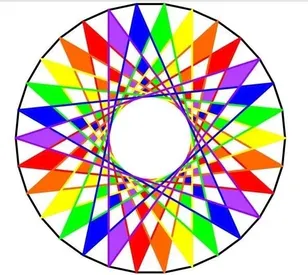
#> input picture Friday 08:30 - 10:30/E22CSEU1069_Adv_Cv_Labs/LAB_6/image.webp, 308 x 275 px, shrunk from 592 x 528 before the run, given in place of image1.jpg, which was not available
$ jupyter execute --allow-errors CSET_340_lab9_1.ipynb   (Python 2 division)   (text cells are left out)
#> lines starting #> are read from the running program, lines starting #| are printed output that depends on the picture; after the words box and inside, x2 and y2 are one past the last pixel; in counts of white or black regions, pixels touching at a corner belong together; pictures that were not available may be replaced by others from this repository, and a replacement may not be noted
[cell 1]
import cv2
import numpy as np
import random
from matplotlib import pyplot as plt
from google.colab.patches import cv2_imshow

[cell 2]
img = cv2.imread('/content/image1.jpg')
#> img is the input picture: shape (275, 308, 3); mean B, G, R 185.9, 194.8, 208.8
img_with_anomaly = img.copy()
mask = np.zeros(img.shape[:2], dtype=np.uint8)

height, width = img.shape[:2]
#> height = 275; width = 308

# Draw random anomalies (white lines or circles)
for _ in range(10):
    x1, y1 = random.randint(0, width), random.randint(0, height)
    x2, y2 = random.randint(0, width), random.randint(0, height)
    color = (255, 255, 255)
    thickness = random.randint(10, 30)

    # 50% chance to draw line or circle
    if random.random() < 0.5:
        cv2.line(img_with_anomaly, (x1, y1), (x2, y2), color, thickness)
        cv2.line(mask, (x1, y1), (x2, y2), 255, thickness)
    else:
        radius = random.randint(10, 30)
        cv2.circle(img_with_anomaly, (x1, y1), radius, color, -1)
        cv2.circle(mask, (x1, y1), radius, 255, -1)
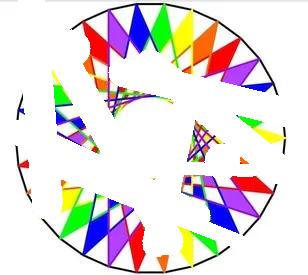
#> img_with_anomaly: shape (275, 308, 3); mean B, G, R 224.1, 223.6, 230.9
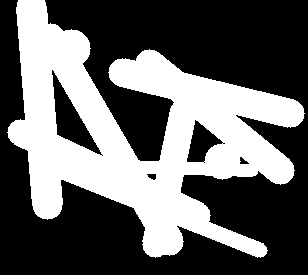
#> mask: shape (275, 308); 38.9% white; 1 white region, box (x1, y1, x2, y2) and area: (7, 0, 305, 258) 32962

inpainted = cv2.inpaint(img_with_anomaly, mask, 3, cv2.INPAINT_NS)
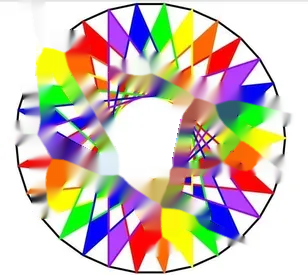
#> inpainted: shape (275, 308, 3); mean B, G, R 183.6, 194.6, 207.3

img_rgb = cv2.cvtColor(img, cv2.COLOR_BGR2RGB)
anomaly_rgb = cv2.cvtColor(img_with_anomaly, cv2.COLOR_BGR2RGB)
inpainted_rgb = cv2.cvtColor(inpainted, cv2.COLOR_BGR2RGB)
mask_rgb = cv2.cvtColor(mask, cv2.COLOR_GRAY2RGB)

plt.figure(figsize=(16, 6))
plt.subplot(1, 4, 1)
plt.imshow(img_rgb)
plt.title("Original")
plt.axis("off")

plt.subplot(1, 4, 2)
plt.imshow(anomaly_rgb)
plt.title("With Anomalies")
plt.axis("off")

plt.subplot(1, 4, 3)
plt.imshow(mask_rgb)
plt.title("Mask")
plt.axis("off")

plt.subplot(1, 4, 4)
plt.imshow(inpainted_rgb)
plt.title("Inpainted")
plt.axis("off")

plt.tight_layout()
plt.show()
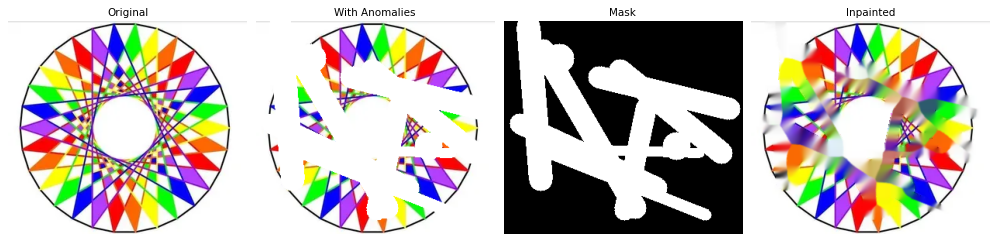
#> figure drawn by matplotlib, 4 panels

[cell 3]
damaged_img = cv2.imread(filename=r"cat_damaged.png")
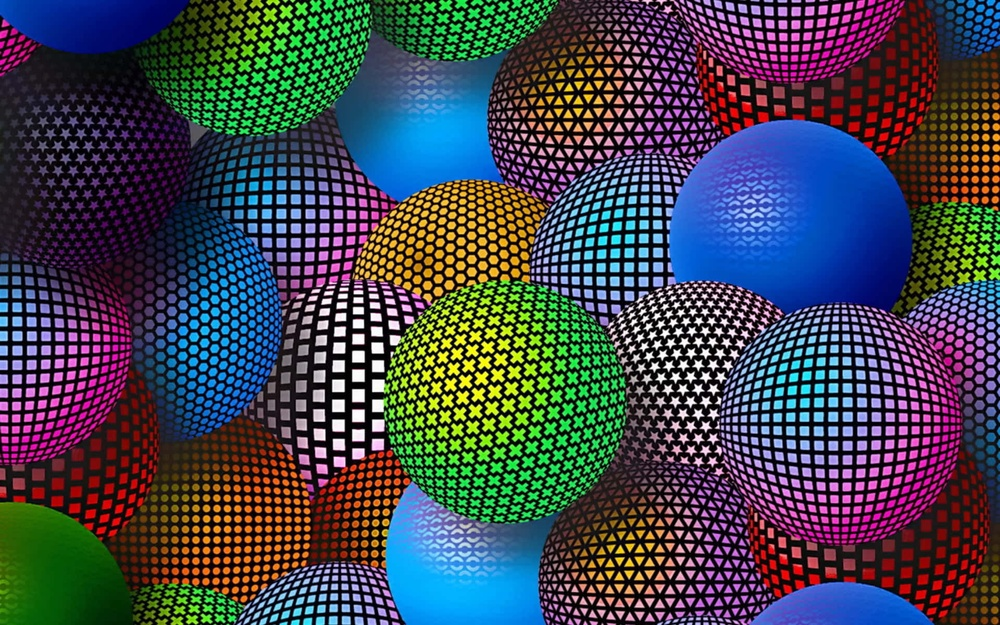
#> input picture Friday 08:30 - 10:30/E22CSEU1069_Adv_Cv_Labs/LAB_6/image2.jpg, 1000 x 625 px, shrunk from 1920 x 1200 before the run, given in place of cat_damaged.png, which was not available
#> damaged_img is the input picture: shape (625, 1000, 3); mean B, G, R 78.7, 68.3, 64.4

# Get the shape of the image
height, width = damaged_img.shape[0], damaged_img.shape[1]
#> height = 625; width = 1000

# Converting all pixels greater than zero to black while black becomes white
for i in range(height):
    for j in range(width):
        if damaged_img[i, j].sum() > 0:
            damaged_img[i, j] = 0
        else:
            damaged_img[i, j] = [255, 255, 255]
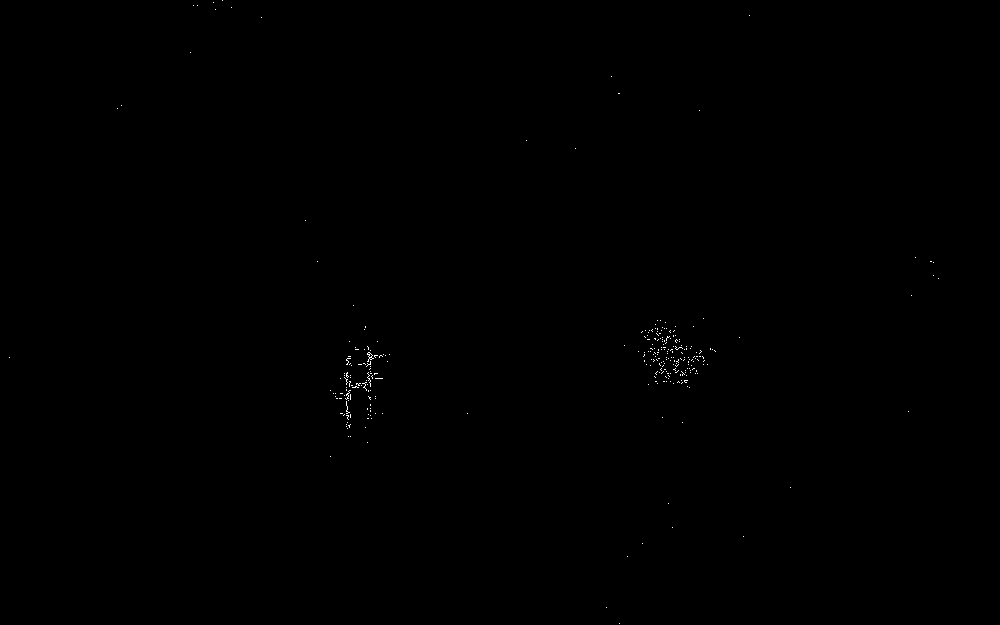
#> damaged_img: shape (625, 1000, 3); 0.1% white in thin lines or dots

# Save the mask
mask = damaged_img
cv2.imwrite('mask.jpg', mask)

# Load the original image and mask
img = cv2.imread('cat_damaged.png')
mask = cv2.imread('/content/mask.jpg', 0)
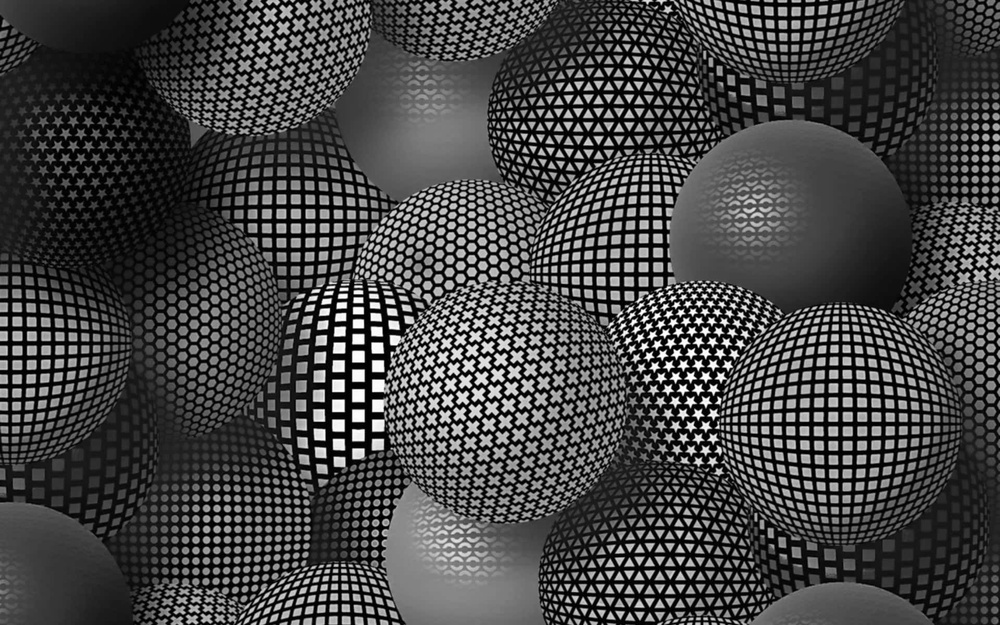
#> mask: shape (625, 1000); min 0, max 255, mean 67.9

# Inpaint
dst = cv2.inpaint(img, mask, 3, cv2.INPAINT_NS)
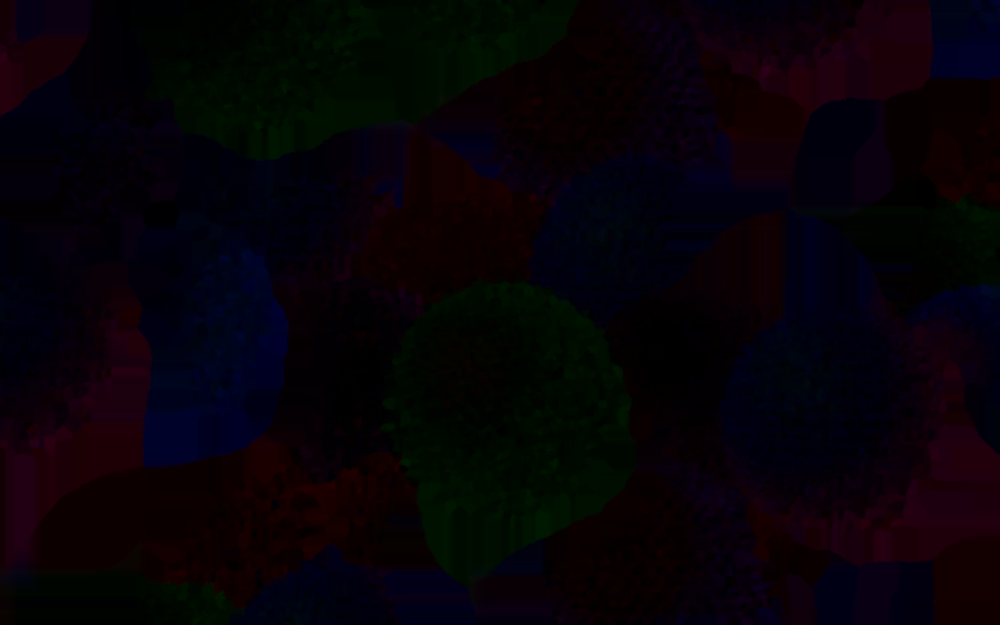
#> dst: shape (625, 1000, 3); mean B, G, R 7.4, 2.1, 6.7

# Save the inpainted image
cv2.imwrite('cat_inpainted.png', dst)

# Convert images to RGB for plotting (OpenCV loads in BGR)
original_img = cv2.cvtColor(img, cv2.COLOR_BGR2RGB)
mask_img = cv2.cvtColor(cv2.cvtColor(mask, cv2.COLOR_GRAY2BGR), cv2.COLOR_BGR2RGB)
inpainted_img = cv2.cvtColor(dst, cv2.COLOR_BGR2RGB)

# Plot original, mask, and inpainted image in a single row
plt.figure(figsize=(15, 5))
plt.subplot(1, 3, 1)
plt.imshow(original_img)
plt.title('Original Image')
plt.axis('off')

plt.subplot(1, 3, 2)
plt.imshow(mask_img)
plt.title('Mask')
plt.axis('off')

plt.subplot(1, 3, 3)
plt.imshow(inpainted_img)
plt.title('Inpainted Image')
plt.axis('off')

plt.tight_layout()
plt.show()

[cell 4]
def image_stitching(images):
    stitcher = cv2.Stitcher_create()
    status, stitched_image = stitcher.stitch(images)
    if status == cv2.Stitcher_OK:
        return stitched_image
    else:
        print("Image stitching failed!")
        return None

# Load input images
Unstitched_input_img = ["/content/image1.jpg", "/content/image2.jpg", "/content/image3.jpg"]
images = [cv2.imread(image) for image in Unstitched_input_img]
#> images = 3 items

# Perform stitching
#> (the rest of this cell did not finish here and is left out)
